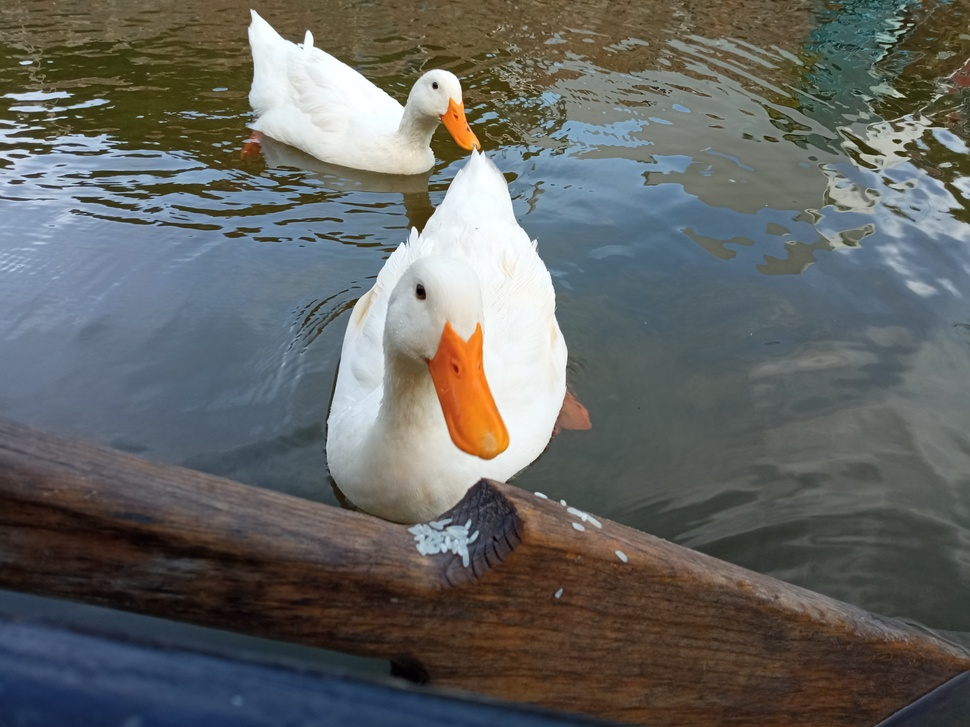
#> input picture patos.jpg, 970 x 727 px, shrunk from 4160 x 3120 before the run
$ python Dados.py
#> lines starting #> are read from the running program, lines starting #| are printed output that depends on the picture
import numpy as np
import matplotlib.pyplot as plt
from PIL import Image

def grey(Nom):
	'''
	Convierte una imagen RGB a una imagen en escala de grises. La intensidad de los pixeles
	está entre 0 y 255.

	Argumentos:
		Nom: Nombre del archivo que contiene la imagen

	Returns:
		Ndata: Matriz con el promedio de los valores RGB en cada pixel

	'''
#> called with Nom = 'patos.jpg'
	img = Image.open(Nom)
#> img is the input picture: PIL image 970x727 RGB; mean R, G, B 99.4, 101, 98.4
	data = np.asarray(img, dtype = 'int32')
	Ndata = np.zeros((data.shape[0],data.shape[1]))

	for i in range(len(data)):
		for j in range(len(data[0])):
			Ndata[i,j] = (data[i,j,0]+data[i,j,1]+data[i,j,2])/3
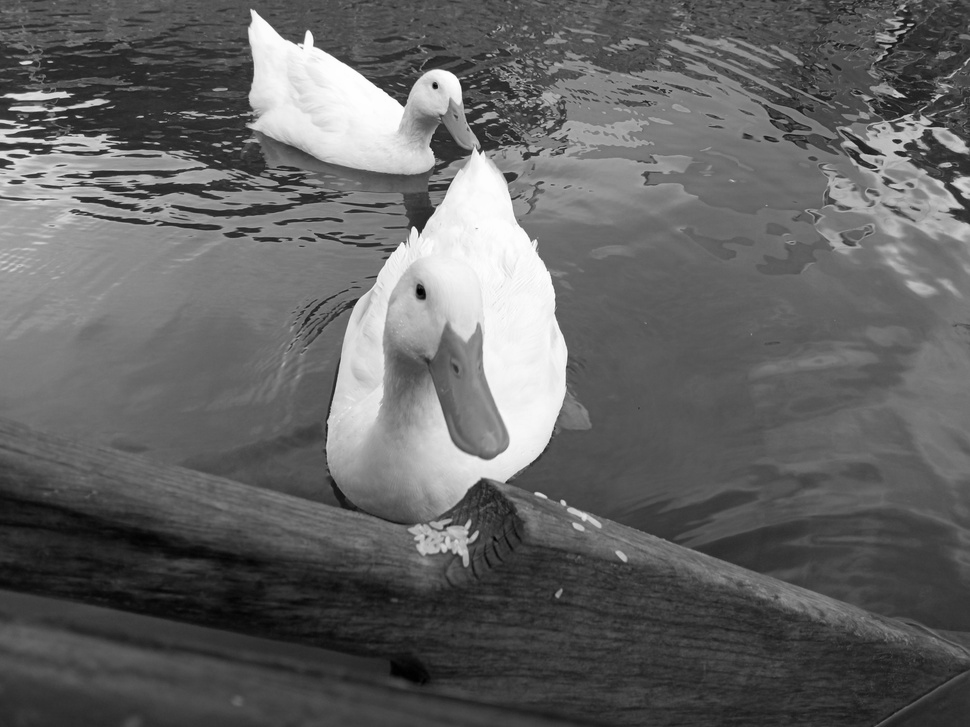
#> Ndata: shape (727, 970) float64; min 0.333, max 255, mean 99.6

	return Ndata

def avgPixel(Imagen,region = 3):
	'''
	Promedia la intensidad de los pixeles en una region cuadrada

	Argumentos:
		Imagen: Arreglo con los valores de los pixeles de la imagen
		region: tamano de la region a promediar

	Returns:
		Im_avg: Arreglo con los valores promediados de la Imagen
	'''
#> called with region = 30

	Im_avg = np.zeros((len(Imagen)//region,len(Imagen[0])//region)) # Crea la matriz que contendrá los promedios
#> Im_avg: shape (24, 32) float64; every value is 0

	for px_ver in range(len(Im_avg)):
		for px_hor in range(len(Im_avg[0])):

			Im_avg[px_ver,px_hor] = np.average(Imagen[px_ver*region:region*(px_ver + 1), px_hor*region:region*(px_hor + 1)]) # Promedia la region de pixeles
#> this loop made 24 passes
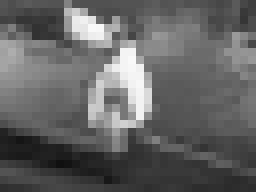
#> Im_avg: shape (24, 32) float64 (shown 8 times larger); min 16.64, max 250.9, mean 100.1
#| Las dimensiones de la imagen en numero de dados son (24, 32) alto x ancho
#| Para dados de 12mm, las dimensiones de la imagen son 288 mm de alto por 384 mm de ancho
#| Se necesitan 768 dados para recrear la imagen
#| Si en una hoja A4 caben 408 caras de 12 mm, entonces se necesitan imprimir 2.0 hojas

	return Im_avg

def dice(Im_avg):
	'''
	Decide la cara del dado que le corresponde a cada pixel

	Argumentos:
		Im_avg: Arreglo con los valores promediados por regiones de la imagen

	Returns:
		Im_dice: Arreglo de dados que recrea la imagen original en escala de grises
		faces: Diccionario con la cantidad de cada cara en la imagen
	'''

	Im_dice = np.zeros((Im_avg.shape[0]*7,Im_avg.shape[1]*7)) # Crea la matriz que contendrá los dados
	maxval = Im_avg.max()
#> maxval = 250.9
	faces = {}

	for px_ver in range(Im_avg.shape[0]):
		for px_hor in range(Im_avg.shape[1]):

			if Im_avg[px_ver,px_hor] <= maxval/6: # Cara 1
				faces[1] = faces.get(1,0) + 1 # Cuenta el numero de caras 1
				Im_dice[px_ver*7 + 3,px_hor*7 + 3] = 255
			elif Im_avg[px_ver,px_hor] <= 2*maxval/6: # Cara 2
				faces[2] = faces.get(2,0) + 1 # Cuenta el numero de caras 2
				Im_dice[px_ver*7 + 5,px_hor*7 + 1] = 255
				Im_dice[px_ver*7 + 1,px_hor*7 + 5] = 255
			elif Im_avg[px_ver,px_hor] <= 3*maxval/6: # Cara 3
				faces[3] = faces.get(3,0) + 1 # Cuenta el numero de caras 3
				Im_dice[px_ver*7 + 5,px_hor*7 + 1] = 255
				Im_dice[px_ver*7 + 3,px_hor*7 + 3] = 255
				Im_dice[px_ver*7 + 1,px_hor*7 + 5] = 255
			elif Im_avg[px_ver,px_hor] <= 4*maxval/6: # Cara 4
				faces[4] = faces.get(4,0) + 1 # Cuenta el numero de caras 4
				Im_dice[px_ver*7 + 1,px_hor*7 + 1] = 255
				Im_dice[px_ver*7 + 5,px_hor*7 + 1] = 255
				Im_dice[px_ver*7 + 1,px_hor*7 + 5] = 255
				Im_dice[px_ver*7 + 5,px_hor*7 + 5] = 255
			elif Im_avg[px_ver,px_hor] <= 5*maxval/6: # Cara 5
				faces[5] = faces.get(5,0) + 1 # Cuenta el numero de caras 5
				Im_dice[px_ver*7 + 1,px_hor*7 + 1] = 255
				Im_dice[px_ver*7 + 5,px_hor*7 + 1] = 255
				Im_dice[px_ver*7 + 3,px_hor*7 + 3] = 255
				Im_dice[px_ver*7 + 1,px_hor*7 + 5] = 255
				Im_dice[px_ver*7 + 5,px_hor*7 + 5] = 255
			else: 									 # Cara 6
				faces[6] = faces.get(6,0) + 1 # Cuenta el numero de caras 6
				Im_dice[px_ver*7 + 1,px_hor*7 + 1] = 255
				Im_dice[px_ver*7 + 3,px_hor*7 + 1] = 255
				Im_dice[px_ver*7 + 5,px_hor*7 + 1] = 255
				Im_dice[px_ver*7 + 1,px_hor*7 + 5] = 255
				Im_dice[px_ver*7 + 3,px_hor*7 + 5] = 255
				Im_dice[px_ver*7 + 5,px_hor*7 + 5] = 255
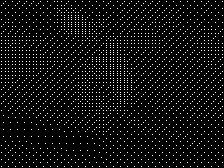
#> Im_dice: shape (168, 224) float64; 5.9% white in thin lines or dots

	return Im_dice, faces


if __name__ == '__main__':
	Nom = "patos.jpg" # Nombre del archivo

	Im_gris = grey(Nom)
	Im_avg = avgPixel(Im_gris, region = 30)
	print('Las dimensiones de la imagen en numero de dados son',Im_avg.shape,'alto x ancho')
	print('Para dados de 12mm, las dimensiones de la imagen son',Im_avg.shape[0]*12,'mm de alto por',Im_avg.shape[1]*12,'mm de ancho')
	print('Se necesitan',Im_avg.shape[0]*Im_avg.shape[1],'dados para recrear la imagen')
	print('Si en una hoja A4 caben 408 caras de 12 mm, entonces se necesitan imprimir',np.ceil(Im_avg.shape[0]*Im_avg.shape[1]/408),'hojas')
	Im_dice, faces = dice(Im_avg)
#> faces = {3: 316, 2: 249, 4: 92, 5: 33, 6: 33, 1: 45}
	print('El numero asociado a cada cara es',faces)
#| El numero asociado a cada cara es {3: 316, 2: 249, 4: 92, 5: 33, 6: 33, 1: 45}

	Im = Image.fromarray(Im_dice) # Transforma la matriz a una imagen en escala de grises
#> Im: PIL image 224x168 F; 5.9% white in thin lines or dots
	Im.show()
